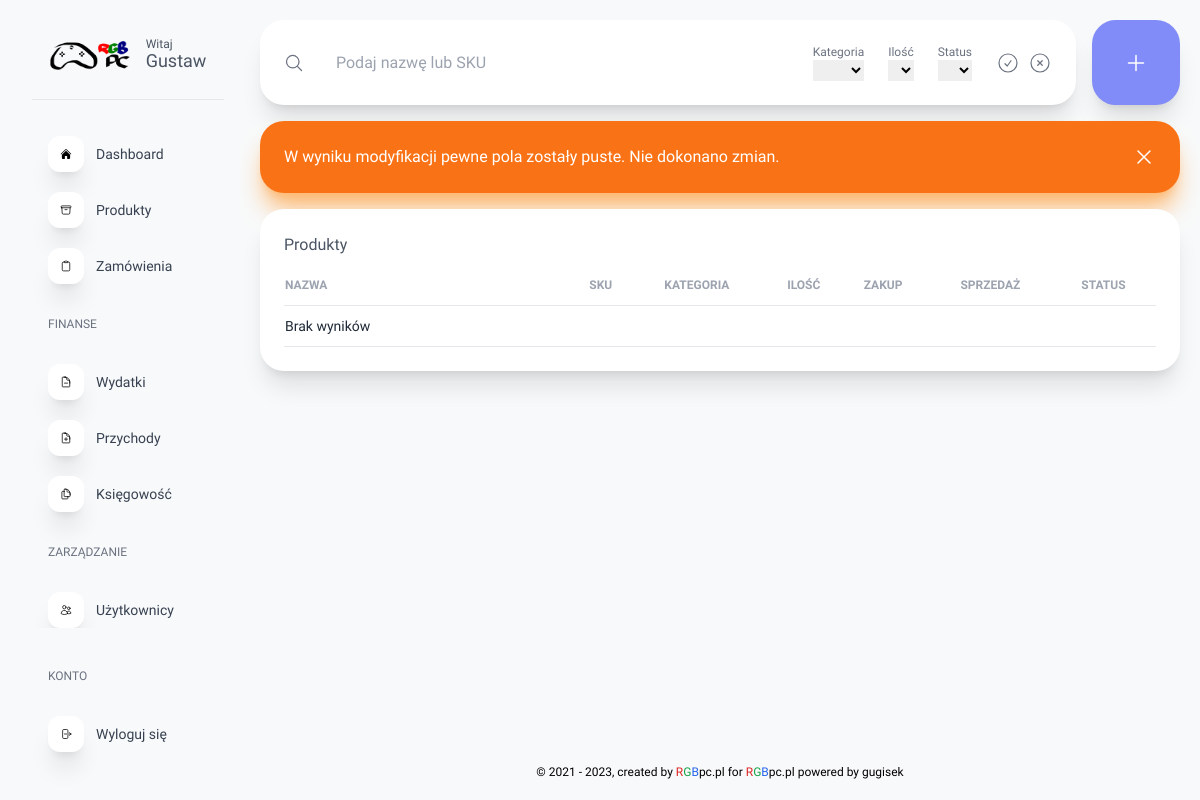
Page /panel.php?page=produkty&action=edit_empty (signed in) on the earlier database version.
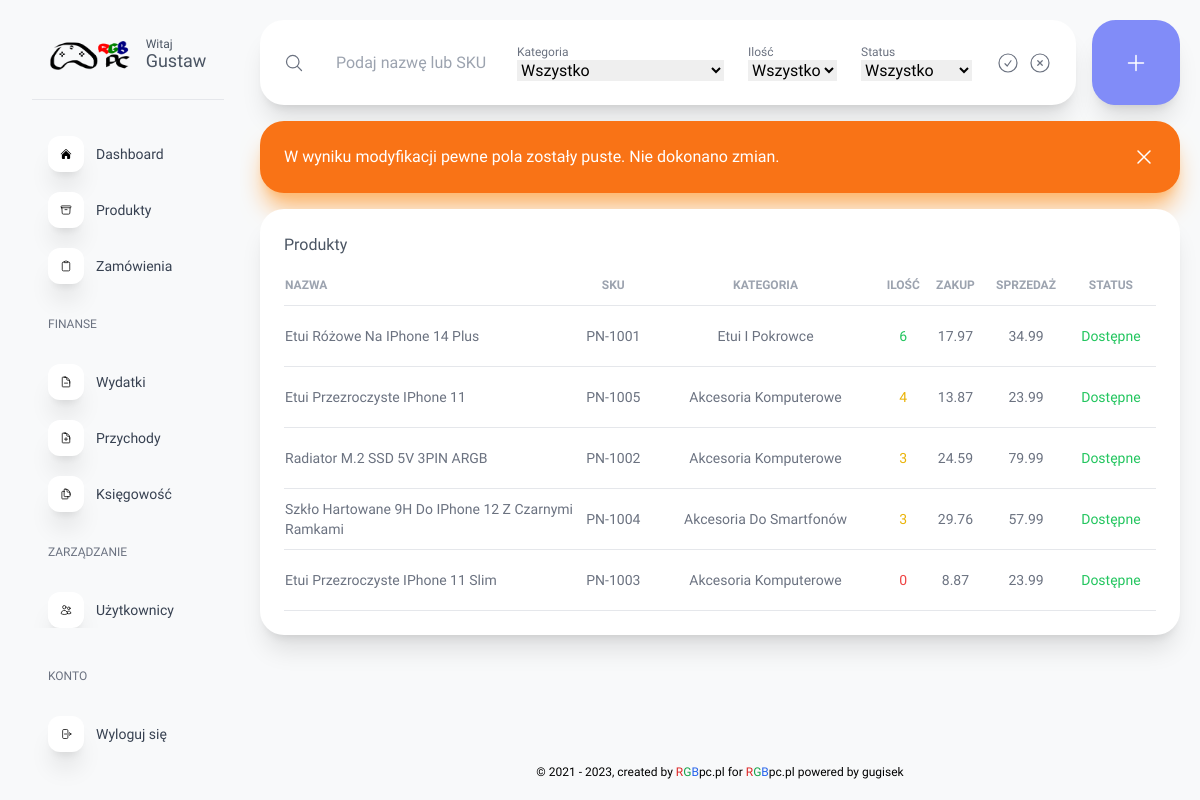
Same page on the later database version.
### tables this page shows
CREATE TABLE `products` (
  `id` int(11) NOT NULL,
  `name` text NOT NULL,
  `sku` varchar(50) NOT NULL,
  `bought` decimal(7,2) NOT NULL,
  `sold` decimal(7,2) NOT NULL,
  `quantity` decimal(6,0) NOT NULL,
  `img` text NOT NULL,
  `source` text NOT NULL,
  `category_id` int(11) NOT NULL,
  `description` text DEFAULT NULL,
  `status_id` int(11) NOT NULL
);

CREATE TABLE `product_categories` (
  `id` int(11) NOT NULL,
  `category` text NOT NULL
);

CREATE TABLE `product_status` (
  `id` int(11) NOT NULL,
  `status` text NOT NULL
);

### product_scripts/products_front_table.php (the view, shortened to what this page needs)
<section class="w-full bg-white shadow-xl rounded-3xl py-6 px-6">
    <h1 class="pb-2 font-medium text-gray-600 font-[Lexend]">Produkty</h1>
    <table class="w-full">
        <tr class="uppercase text-left text-xs text-gray-400 ">
            <th class="w-1/3">Nazwa</th>
            <th class="w-1/8 text-center">SKU</th>
            <th class="text-center py-3 w-1/8">Kategoria</th>
            <th class="w-1/8 text-center">Ilość</th>
            <th class="w-1/8 text-center">Zakup</th>
            <th class="w-1/8 text-center">Sprzedaż</th>
            <th class="w-1/8 text-center">Status</th>
            <th class="w-1/8"></th>
        </tr>
        <?php
            include 'scripts/conn_db.php';
            if (isset($_POST['search'])) {
                $search = $_POST['search'];
                $category = $_POST['category'];
                $quantity = $_POST['quantity'];
                $status = $_POST['status'];
            }
            else {
                $search = "";
                $category = "";
                $quantity = "between 0 and 1000";
                $status = "";
            }
            $sql = "SELECT products.id, name, sku, product_categories.category, quantity, bought, sold, product_status.status FROM products left join product_categories on product_categories.id = products.category_id left join product_status on product_status.id = products.status_id where (name like '%$search%' and products.category_id like '%$category%' and status_id like '%$status%' and quantity ".$quantity.") or (sku like '%$search%' and products.category_id like '%$category%' and status_id like '%$status%' and quantity ".$quantity.") order by quantity desc;";
            $result = mysqli_query($conn, $sql);
            if(mysqli_num_rows($result) > 0)
            {
                while($row = mysqli_fetch_assoc($result))
                {
                    echo "<tr class='border-t-[0.5px] border-b-[0.5px]'>";
                        echo "<td class='capitalize text-sm text-gray-500'><a class='transition-all duration-300 hover:text-indigo-500 hover:cursor-pointer' href='?page=produkty&action=edit&id=".$row['id']."#edit'>".$row['name']."</a></td>";
                        echo "<td class='text-center capitalize text-sm text-gray-500'>".$row['sku']."</td>";
                        echo "<td class='py-5 text-center capitalize text-sm text-gray-500'>".$row['category']."</td>";
                        echo "<td class='py-5 text-center capitalize text-sm";
                            if ($row['quantity']>=5 && $row['quantity']<10) {
                                echo " text-green-500";
                            }
                            else if ($row['quantity']>=10) {
                                echo " text-gray-500";
                            }
                            else if ($row['quantity']<=2) {
                                echo " text-red-500";
                            }
                            else if ($row['quantity']>2 && $row['quantity']<=4) {
                                echo " text-yellow-500";
                            }
                        echo "'>";
                            echo $row['quantity'];
                        echo "</td>";
                        echo "<td class='py-5 text-center text-sm text-gray-500'>".$row['bought']."</td>";
                        echo "<td class='py-5 text-center text-sm text-gray-500'>".$row['sold']."</td>";
                        echo "<td class='py-5 text-center capitalize text-sm";
                            if ($row['status']=="dostępne") {
                                echo " text-green-500";
                            }
                        echo "'>";
                            echo $row['status'];
                        echo "</td>";
                        echo "<td class='text-center text-sm'></td>";
                    echo "</tr>";
                }
            } else {
                echo "<tr class='border-t-[0.5px] border-b-[0.5px]'>";
                    echo "<td class='py-3 text-gray-800 leading-4 text-sm'>Brak wyników</td>";
                    echo "<td class='text-center capitalize text-sm text-gray-500'></td>";
                    echo "<td class='text-center capitalize text-sm text-gray-500'></td>";
                    echo "<td class='text-center text-sm text-gray-500'></td>";
                    echo "<td class='text-center text-sm text-gray-500'></td>";
                    echo "<td class='text-center capitalize text-sm text-gray-500'></td>";
                    echo "<td class='text-center text-sm'></td>";
                echo "</tr>";
            }
        ?>
    </table>
</section>

Differences in the rows shown:
added products: name "Etui Różowe Na IPhone 14 Plus", sku "PN-1001", category.category "Etui I Pokrowce", quantity "6", bought "17.97", sold "34.99", status.status "Dostępne"
added products: name "Etui Przezroczyste IPhone 11", sku "PN-1005", category.category "Akcesoria Komputerowe", quantity "4", bought "13.87", sold "23.99", status.status "Dostępne"
added products: name "Radiator M.2 SSD 5V 3PIN ARGB", sku "PN-1002", category.category "Akcesoria Komputerowe", quantity "3", bought "24.59", sold "79.99", status.status "Dostępne"
added products: name "Szkło Hartowane 9H Do IPhone 12 Z Czarnymi Ramkami", sku "PN-1004", category.category "Akcesoria Do Smartfonów", quantity "3", bought "29.76", sold "57.99", status.status "Dostępne"
added products: name "Etui Przezroczyste IPhone 11 Slim", sku "PN-1003", category.category "Akcesoria Komputerowe", quantity "0", bought "8.87", sold "23.99", status.status "Dostępne"
Other differences:
form field category: (not shown) → "Wszystko"
form field quantity: (not shown) → "Wszystko"
form field status: (not shown) → "Wszystko"
text no longer shown: "Brak wyników"
